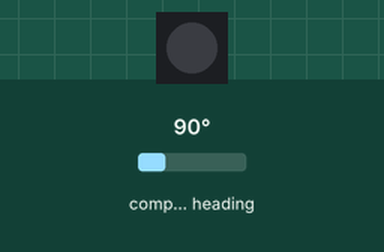
Simulated run of this program. Board: Calliope mini (MakeCode). On the bench: 1 RGB LEDs in strip order, left to right. The test bench sets the inputs (shaded band); at power-on: compass heading 90°. The compass is already calibrated.

Above: at 1.2 s.
1.3 s: compass heading set to 7°
At 2.5 s:
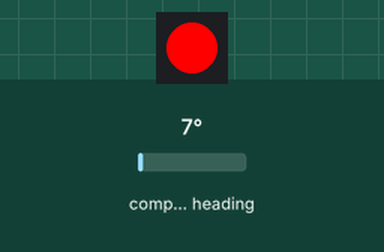
2.8 s: compass heading set to 90°
At 4.0 s:
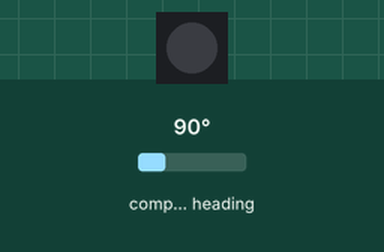
4.3 s: compass heading set to 180°
At 4.9 s:
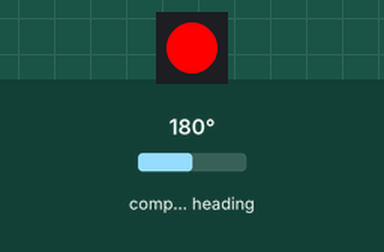
Timing chart, 0 to 7.3 s (numbered marks = the images above; inputs shaded):
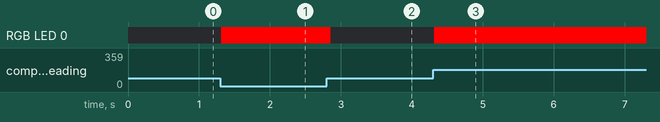

Measured:
- after the input at 1.3 s, RGB LED 0: off → RGB(255, 0, 0) at once
- after the input at 2.8 s, RGB LED 0: RGB(255, 0, 0) → off after 0.06 s
- after the input at 4.3 s, RGB LED 0: off → RGB(255, 0, 0) at once

The program:

main.ts
```typescript
function licht_anmachen () {
    basic.setLedColors(0xff0000, 0xff0000, 0xff0000, 10)
    basic.pause(10)
    basic.setLedColors(0xff0000, 0xff0000, 0xff0000, 20)
    basic.pause(10)
    basic.setLedColors(0xff0000, 0xff0000, 0xff0000, 30)
    basic.pause(10)
    basic.setLedColors(0xff0000, 0xff0000, 0xff0000, 40)
    basic.pause(10)
    basic.setLedColors(0xff0000, 0xff0000, 0xff0000, 50)
    basic.pause(10)
    basic.setLedColors(0xff0000, 0xff0000, 0xff0000, 60)
    basic.pause(10)
    basic.setLedColors(0xff0000, 0xff0000, 0xff0000, 70)
    basic.pause(10)
    basic.setLedColors(0xff0000, 0xff0000, 0xff0000, 80)
    basic.pause(10)
    basic.setLedColors(0xff0000, 0xff0000, 0xff0000, 90)
    basic.pause(10)
    basic.setLedColors(0xff0000, 0xff0000, 0xff0000, 100)
    basic.pause(10)
    basic.setLedColors(0xff0000, 0xff0000, 0xff0000, 110)
    basic.pause(10)
    basic.setLedColors(0xff0000, 0xff0000, 0xff0000, 120)
    basic.pause(10)
    basic.setLedColors(0xff0000, 0xff0000, 0xff0000, 130)
    basic.pause(10)
    basic.setLedColors(0xff0000, 0xff0000, 0xff0000, 140)
    basic.pause(10)
    basic.setLedColors(0xff0000, 0xff0000, 0xff0000, 150)
    basic.pause(10)
    basic.setLedColors(0xff0000, 0xff0000, 0xff0000, 160)
    basic.pause(10)
    basic.setLedColors(0xff0000, 0xff0000, 0xff0000, 170)
    basic.pause(10)
    basic.setLedColors(0xff0000, 0xff0000, 0xff0000, 180)
    basic.pause(10)
    basic.setLedColors(0xff0000, 0xff0000, 0xff0000, 190)
    basic.pause(10)
    basic.setLedColors(0xff0000, 0xff0000, 0xff0000, 200)
    basic.pause(10)
    basic.setLedColors(0xff0000, 0xff0000, 0xff0000, 225)
}
let abweichung = 0
let akktuell = 0
basic.turnRgbLedOff()
let grundwert = input.compassHeading()
let schnellwert = 50
basic.forever(function () {
    akktuell = input.compassHeading()
    abweichung = Math.abs(akktuell - grundwert)
    if (abweichung > 180) {
        abweichung = 360 - abweichung
    }
    if (abweichung > schnellwert) {
        licht_anmachen()
    } else {
        basic.turnRgbLedOff()
    }
})
```

test.ts
```typescript
// Hier kann man Tests durchführen; diese Datei wird nicht kompiliert, wenn dieses Paket als Erweiterung verwendet wird.
```
